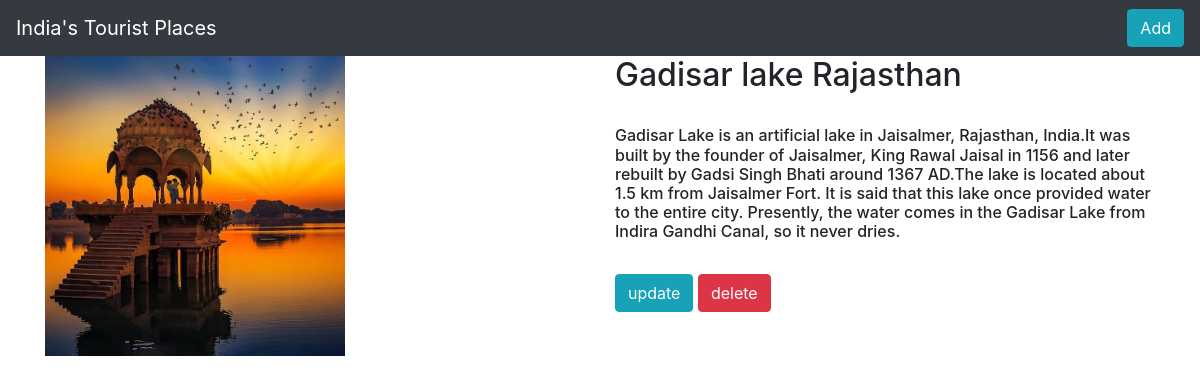
The app's page /places/7/ with its own data.
### travelapp/models.py (models this page shows, shortened)
class Places(models.Model):
    name = models.CharField(max_length=250)
    desc = models.TextField()
    img = models.ImageField(upload_to='gallary')

### travelapp/views.py (the view)
# urls.py: path('places/<int:places_id>/',views.detail,name='detail'),
def detail(request, places_id):
    places = Places.objects.get(id=places_id)
    return render(request, "detail.html", {'places': places})

### templates/detail.html
{% extends 'base.html' %}
{% block body %}
    <div class="container">
     <div class="row">
       <div class="col-md-6">
           <img  src="{{ places.img.url }}" width="300" height="300">
            </div>
         <div class="col-md-6">
       <h2>{{ places.name }}</h2><br>
       <h6>{{ places.desc }}</h6><br>
             <a class="btn btn-info" href="{% url 'travelapp:update' places.id %}" >update</a>
       <a class="btn btn-danger" href="{% url 'travelapp:delete' places.id %}">delete</a>
          </div>
        </div>
     </div>
{% endblock %}

### static/style.css (style rules this page uses)
body { background-color: #ffffff; }

### records on screen
Places: img (picture), name "Gadisar lake Rajasthan", desc "Gadisar Lake is an artificial lake in Jaisalmer, Rajasthan, India.It was built by the founder of Jaisalmer, King Rawal Jaisal in 1156 and later rebuilt by Gadsi Singh Bhati around 1367 AD.The lake is located about 1.5 km from Jaisalmer Fort. It is said that this lake once provided water to the entire city. Presently, the water comes in the Gadisar Lake from Indira Gandhi Canal, so it never dries."
